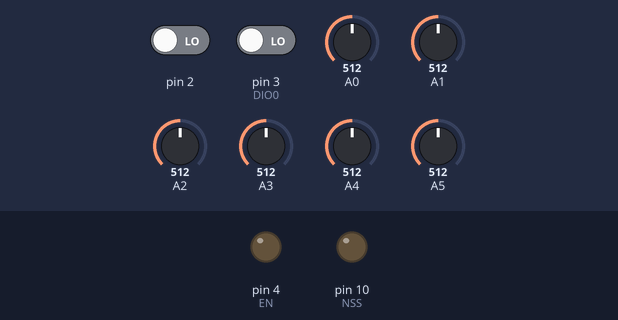
A sketch run on a simulated Arduino Uno, built with avr-gcc and run on an emulated ATmega328P. Parts: output pins drawn as LEDs (lit = HIGH). The inputs (shaded band) are chosen by the test bench; at power-on: pin 2 LOW, pin 3 (DIO0) LOW, A0 = 512, A1 = 512, A2 = 512, A3 = 512, A4 = 512, A5 = 512. Sleep ends after the set time or at an interrupt; pins used as bus, display or sensor lines are not drawn.

Above: at 0.1 s.
At 66.0 s:
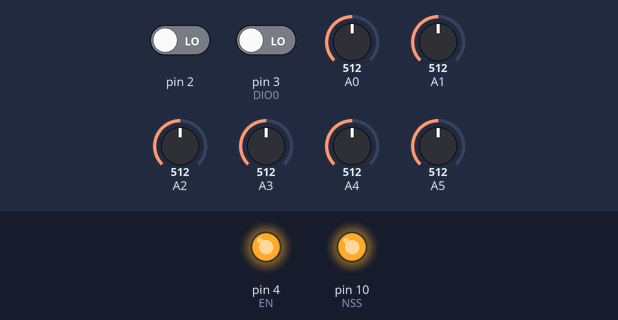
Timing chart, 0 to 67.5 s (numbered marks = the images above):
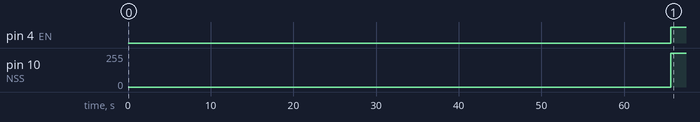

Measured:
- by itself, pin 4 (EN): LOW → HIGH at 65.6 s
- by itself, pin 10 (NSS): 0/255 → 255/255 at 65.6 s

The sketch:

Firmware-26-7-2022-ver1-2.ino
```cpp
#include <SPI.h>
#include <avr/sleep.h>
#include <avr/wdt.h>
#include "LoRaWAN.h"
#include "dht.h"

// ------------------------------------------------------------------------------------------------------------------
// ALIASES
// ------------------------------------------------------------------------------------------------------------------
#define LED  6         // LED que pode ser utilizado para DEBUG (ativo baixo)
#define OE   5         // Ativa/desativa logic level converter
#define EN   4         // Ativa/desativa buck-boost para +3V3
#define ordemFiltro 25 // Ordem do filtro de média

#define Vbat A0        // Pino usado na medição da tensão da bateria (a partir de divisor resistivo Vbat/2
#define THar 2         // Pino usado na medição da temperatura e humidade do ar com DHT11
// ------------------------------------------------------------------------------------------------------------------
// VARIÁVEIS GLOBAIS
// ------------------------------------------------------------------------------------------------------------------
volatile int sleep_count = 0; // Mantém registo do número de vezes que o MCU acordou desde a última transmissão
const int sleep_total = 8;    // Define o período entre transmissões calculada como sleep_total x 8s.
                              // Para 1 hora => sleep_total = 450. Poderá ser necessário alterar o valor do prescale
                              // do WDT para outros intervalos de tempo. Por exemplo, se o ciclo de trabalho for 1
                              // minuto, na atual condição, sleep_total = 7.5 o que não é possível dado que sleep_
                              // _total deve ser inteiro. No entanto, ajustando o WDT para 1 segundo, sleep_total=60
char var_0[8]={"\0"};         // Leitura da A/D 0 (Tensão da bateria)
char var_1[8]={"\0"};         // Leitura da A/D 1 (Genérico)
char var_2[8]={"\0"};         // Leitura da A/D 2 (Genérico)
char var_3[8]={"\0"};         // Leitura da A/D 3 (Genérico)
char var_4[8]={"\0"};         // Leitura da A/D 4 (Genérico)
char var_5[8]={"\0"};         // Leitura da A/D 5 (Genérico)
char var_6[8]={"\0"};         // Leitura da temperatura (DTH@PD2)
char var_7[8]={"\0"};         // Leitura da humidade relativa (DTH@PD2)

uint8_t data2send[64];

// ------------------------------------------------------------------------------------------------------------------
// OBJETOS
// ------------------------------------------------------------------------------------------------------------------
dht DHT;
// ------------------------------------------------------------------------------------------------------------------
// VETORES DE INTERRUPÇÃO
// ------------------------------------------------------------------------------------------------------------------
ISR(WDT_vect) {
  sleep_count++; // Incrementa sleep counter
}
// ------------------------------------------------------------------------------------------------------------------
// WATCHDOG
// ------------------------------------------------------------------------------------------------------------------
void watchdogOn() {
  // Começa por fazer o reset ao watchdog
  MCUSR &= ~(1 << WDRF);
  // Estabelece interrupções do watchdog
  // WDCE: Watchdog Change Enable -  necessário para alterar os valores do
  //                                 watchdog (colocado automaticamente a
  //                                 zero ao fim de 4xclk
  // WDE: Watchdog System Reset Enable - Na realidade, este bit é controlado
  //                                     por WDRF. Se WDRF = 1 então WDE = 1
  WDTCSR = (1<<WDCE)|(1<<WDE);
  // Inicia watchdog timer com prescaler (8 segundos) WDP3:WDP0 = "1001"
  // WDIW: Watchdog Interrupt Enable - Se WDE = 0 o watchdog está em modo
  //                                   interrupção e se WDE=1 está em modo
  //                                   interrução + reset
  // WDTCSR = (1<<WDIE)|(1<<WDP3)|(1<<WDP0); //(8 segundos)
  WDTCSR = (1<<WDIE)|(1<<WDP3)|(1<<WDP0);
  wdt_reset();
}
// ------------------------------------------------------------------------------------------------------------------
// SLEEP CONFIG
// ------------------------------------------------------------------------------------------------------------------
void goToSleep() {
  set_sleep_mode(SLEEP_MODE_PWR_DOWN); // Estabelece tipo de suspensão
  cli ();                              // Desabilita interrupções
  sleep_enable();                      // Habilita modo de suspensão
  sleep_bod_disable();                 // Desativa BOD
  sei ();                              // Habilita interrupções
  sleep_cpu();                         // Suspende MCU.
  sleep_disable();                     // o WDT acordou o MCU: resume a partir daqui
}
// ------------------------------------------------------------------------------------------------------------------
// INICIALIZA MCU
// ------------------------------------------------------------------------------------------------------------------
void setup() {
  SPI.setDataMode(SPI_MODE0); // Inicializa comunicação SPI com RFM95
  SPI.begin();                //
  pinMode(NSS, OUTPUT);       // Configura pinos de I/O para comunicação com RFM95
  pinMode(DIO0, INPUT);       //
  pinMode(OE,OUTPUT);         // Configura pinos para habilitar conversores DC/DC
  pinMode(EN,OUTPUT);         //
  digitalWrite(NSS, LOW);    // Ativa NSS
  digitalWrite(OE,LOW);      // Liga Buck-boost
  digitalWrite(EN,LOW);      // Liga Logic Level Controller
  delay(100);                 // Aguarda por estabilização da tensão
  watchdogOn();               // Configura e ativa watchdog
}
// ------------------------------------------------------------------------------------------------------------------
// leitura com filtrto passa-baixo
// ------------------------------------------------------------------------------------------------------------------
float leituraAnalogica(const byte port)
{
  ADCSRA |= _BV(ADEN);   // Ativa ADC
  float valorFiltrado = 0;
  for (int i=0;i<ordemFiltro;i++) {
    valorFiltrado += (float)analogRead(port);
    delayMicroseconds(50);
  }
  ADCSRA &= ~_BV(ADEN); // Desativa ADC
  // Filtro de média...
  return(valorFiltrado/(float)ordemFiltro);
}
// ------------------------------------------------------------------------------------------------------------------
// CALCULA O NUMERO DE CARATERES NA MENSAGEM A ENVIAR
// ------------------------------------------------------------------------------------------------------------------
int bytes2send(char *data)
{
  int i=0;
  while(data[i]!='\0') i++;
  return i;
}
// ------------------------------------------------------------------------------------------------------------------
// AQUISIÇÃO e TRANSMISSÃO
// ------------------------------------------------------------------------------------------------------------------
void loop() {
  goToSleep(); // Entra em suspensão
  if (sleep_count >= sleep_total) {  // Depos de acordado verifica se já é hora de transmitir
    char data[50] = "\0";

    digitalWrite(NSS, HIGH);    // Ativa NSS
    digitalWrite(OE,HIGH);      // Liga Buck-boost
    digitalWrite(EN,HIGH);      // Liga Logic Level Controller
    delay(100);                 // Aguarda por estabilização da tensão

    RFM_Init();                 // Inicializa RFM95


    dtostrf(leituraAnalogica(Vbat),0,1,var_0); // Lê valor da bateria
    dtostrf(leituraAnalogica(A1),0,1,var_1);   // Lê ADC1
    dtostrf(leituraAnalogica(A2),0,1,var_2);   // Lê ADC2
    dtostrf(leituraAnalogica(A3),0,1,var_3);   // Lê ADC3
    dtostrf(leituraAnalogica(A4),0,1,var_4);   // Lê ADC4
    dtostrf(leituraAnalogica(A5),0,1,var_5);   // Lê ADC5

    DHT.read11(THar);                          // Lê temperatura e humidade do ar com DHT11
    dtostrf(DHT.temperature,0,1,var_6);        // Converte float em string dtostrf(valor,minimo,casas decimais,container)
    dtostrf(DHT.humidity,0,1,var_7);           // Converte float em string dtostrf(valor,minimo,casas decimais,container)

    // Forma payload usando protocolo JSON.
    strcat(data,"{\"cd\":");
    strcat(data,var_0);
    strcat(data,",\"zz\":");
    strcat(data,var_1);
    strcat(data,",\"zz\":");
    strcat(data,var_2);
    strcat(data,",\"zz\":");
    strcat(data,var_3);
    strcat(data,",\"zz\":");
    strcat(data,var_4);
    strcat(data,",\"zz\":");
    strcat(data,var_5);
    strcat(data,",\"al\":");
    strcat(data,var_6);
    strcat(data,",\"ax\":");
    strcat(data,var_7);
    strcat(data,"}");
    strcat(data,"\0");
    strcpy((char *)data2send,data);

    LORA_Send_Data(data2send, bytes2send(data2send), Frame_Counter_Tx); // Transmite dados

    Frame_Counter_Tx++; // Incrementa frame counter
    sleep_count = 0;  // Reinicia sleep conter
    digitalWrite(NSS, LOW);    // Ativa NSS
    digitalWrite(OE,LOW);      // Liga Buck-boost
    digitalWrite(EN,LOW);      // Liga Logic Level Controller
  }
}
```

LoRaWAN.h
```cpp
// ------------------------------------------------------------------------------------------------------------------
// Aliases
// ------------------------------------------------------------------------------------------------------------------
#define DIO0 3
#define NSS  10
#define TEMP A2
// ------------------------------------------------------------------------------------------------------------------
// Constantes
// ------------------------------------------------------------------------------------------------------------------
static const unsigned char PROGMEM S_Table[16][16] = {
  {0x63,0x7C,0x77,0x7B,0xF2,0x6B,0x6F,0xC5,0x30,0x01,0x67,0x2B,0xFE,0xD7,0xAB,0x76},
  {0xCA,0x82,0xC9,0x7D,0xFA,0x59,0x47,0xF0,0xAD,0xD4,0xA2,0xAF,0x9C,0xA4,0x72,0xC0},
  {0xB7,0xFD,0x93,0x26,0x36,0x3F,0xF7,0xCC,0x34,0xA5,0xE5,0xF1,0x71,0xD8,0x31,0x15},
  {0x04,0xC7,0x23,0xC3,0x18,0x96,0x05,0x9A,0x07,0x12,0x80,0xE2,0xEB,0x27,0xB2,0x75},
  {0x09,0x83,0x2C,0x1A,0x1B,0x6E,0x5A,0xA0,0x52,0x3B,0xD6,0xB3,0x29,0xE3,0x2F,0x84},
  {0x53,0xD1,0x00,0xED,0x20,0xFC,0xB1,0x5B,0x6A,0xCB,0xBE,0x39,0x4A,0x4C,0x58,0xCF},
  {0xD0,0xEF,0xAA,0xFB,0x43,0x4D,0x33,0x85,0x45,0xF9,0x02,0x7F,0x50,0x3C,0x9F,0xA8},
  {0x51,0xA3,0x40,0x8F,0x92,0x9D,0x38,0xF5,0xBC,0xB6,0xDA,0x21,0x10,0xFF,0xF3,0xD2},
  {0xCD,0x0C,0x13,0xEC,0x5F,0x97,0x44,0x17,0xC4,0xA7,0x7E,0x3D,0x64,0x5D,0x19,0x73},
  {0x60,0x81,0x4F,0xDC,0x22,0x2A,0x90,0x88,0x46,0xEE,0xB8,0x14,0xDE,0x5E,0x0B,0xDB},
  {0xE0,0x32,0x3A,0x0A,0x49,0x06,0x24,0x5C,0xC2,0xD3,0xAC,0x62,0x91,0x95,0xE4,0x79},
  {0xE7,0xC8,0x37,0x6D,0x8D,0xD5,0x4E,0xA9,0x6C,0x56,0xF4,0xEA,0x65,0x7A,0xAE,0x08},
  {0xBA,0x78,0x25,0x2E,0x1C,0xA6,0xB4,0xC6,0xE8,0xDD,0x74,0x1F,0x4B,0xBD,0x8B,0x8A},
  {0x70,0x3E,0xB5,0x66,0x48,0x03,0xF6,0x0E,0x61,0x35,0x57,0xB9,0x86,0xC1,0x1D,0x9E},
  {0xE1,0xF8,0x98,0x11,0x69,0xD9,0x8E,0x94,0x9B,0x1E,0x87,0xE9,0xCE,0x55,0x28,0xDF},
  {0x8C,0xA1,0x89,0x0D,0xBF,0xE6,0x42,0x68,0x41,0x99,0x2D,0x0F,0xB0,0x54,0xBB,0x16}
};
// ------------------------------------------------------------------------------------------------------------------
// Variáveis
// ------------------------------------------------------------------------------------------------------------------
unsigned char NwkSkey[16] = { 0x2B, 0x7E, 0x15, 0x16, 0x28, 0xAE, 0xD2, 0xA6, 0xAB, 0xF7, 0x15, 0x88, 0x09, 0xCF, 0x4F, 0x3C };
unsigned char AppSkey[16] = { 0x2B, 0x7E, 0x15, 0x16, 0x28, 0xAE, 0xD2, 0xA6, 0xAB, 0xF7, 0x15, 0x88, 0x09, 0xCF, 0x4F, 0x3C };
unsigned char DevAddr[4] = { 0x03, 0xFF, 0x00, 0x01 };

unsigned int Frame_Counter_Tx = 0x0000;

// ------------------------------------------------------------------------------------------------------------------
// Protótipos
// ------------------------------------------------------------------------------------------------------------------
void LORA_Send_Data(unsigned char *Data, unsigned char Data_Length, unsigned int Frame_Counter_Tx);
void RFM_Write(unsigned char RFM_Address, unsigned char RFM_Data);
void RFM_Init();
void RFM_Send_Package(unsigned char *RFM_Tx_Package, unsigned char Package_Length);
void Encrypt_Payload(unsigned char *Data, unsigned char Data_Length, unsigned int Frame_Counter, unsigned char Direction);
void Calculate_MIC(unsigned char *Data, unsigned char *Final_MIC, unsigned char Data_Length, unsigned int Frame_Counter, unsigned char Direction);
void Generate_Keys(unsigned char *K1, unsigned char *K2);
void Shift_Left(unsigned char *Data);
void XOR(unsigned char *New_Data,unsigned char *Old_Data);
void AES_Encrypt(unsigned char *Data, unsigned char *Key);
void AES_Add_Round_Key(unsigned char *Round_Key, unsigned char (*State)[4]);
unsigned char AES_Sub_Byte(unsigned char Byte);
void AES_Shift_Rows(unsigned char (*State)[4]);
void AES_Mix_Collums(unsigned char (*State)[4]);
void AES_Calculate_Round_Key(unsigned char Round, unsigned char *Round_Key);
```

Source omitted: LoRaWAN.ino (18062 bytes)
